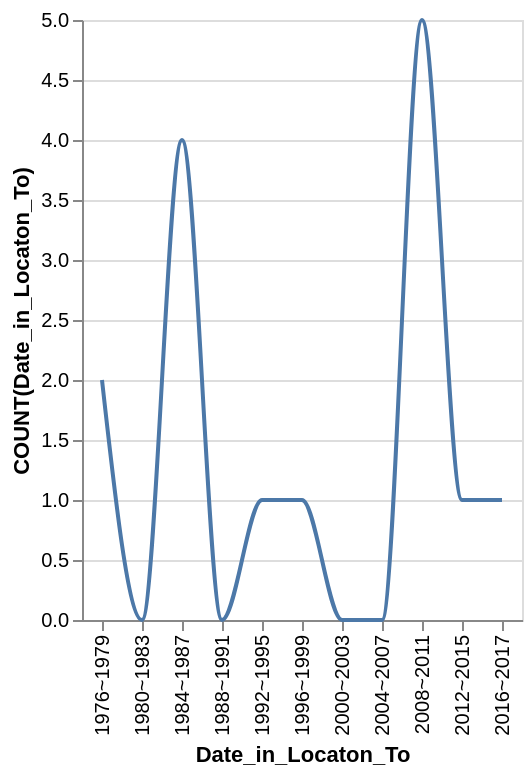

Describe this chart as a Vega-Lite specification.
### Vega-Lite specification from a JSON file in a GitHub repository (floating-point values rounded to 4 significant figures)
{"data": {"values": [{"x_data": "1976~1979", "y_data": 2}, {"x_data": "1980~1983", "y_data": 0}, {"x_data": "1984~1987", "y_data": 4}, {"x_data": "1988~1991", "y_data": 0}, {"x_data": "1992~1995", "y_data": 1}, {"x_data": "1996~1999", "y_data": 1}, {"x_data": "2000~2003", "y_data": 0}, {"x_data": "2004~2007", "y_data": 0}, {"x_data": "2008~2011", "y_data": 5}, {"x_data": "2012~2015", "y_data": 1}, {"x_data": "2016~2017", "y_data": 1}]}, "mark": {"type": "line", "interpolate": "monotone"}, "encoding": {"x": {"field": "x_data", "type": "nominal", "title": "Date_in_Locaton_To", "sort": "ascending"}, "y": {"field": "y_data", "type": "quantitative", "title": "COUNT(Date_in_Locaton_To)"}}}
